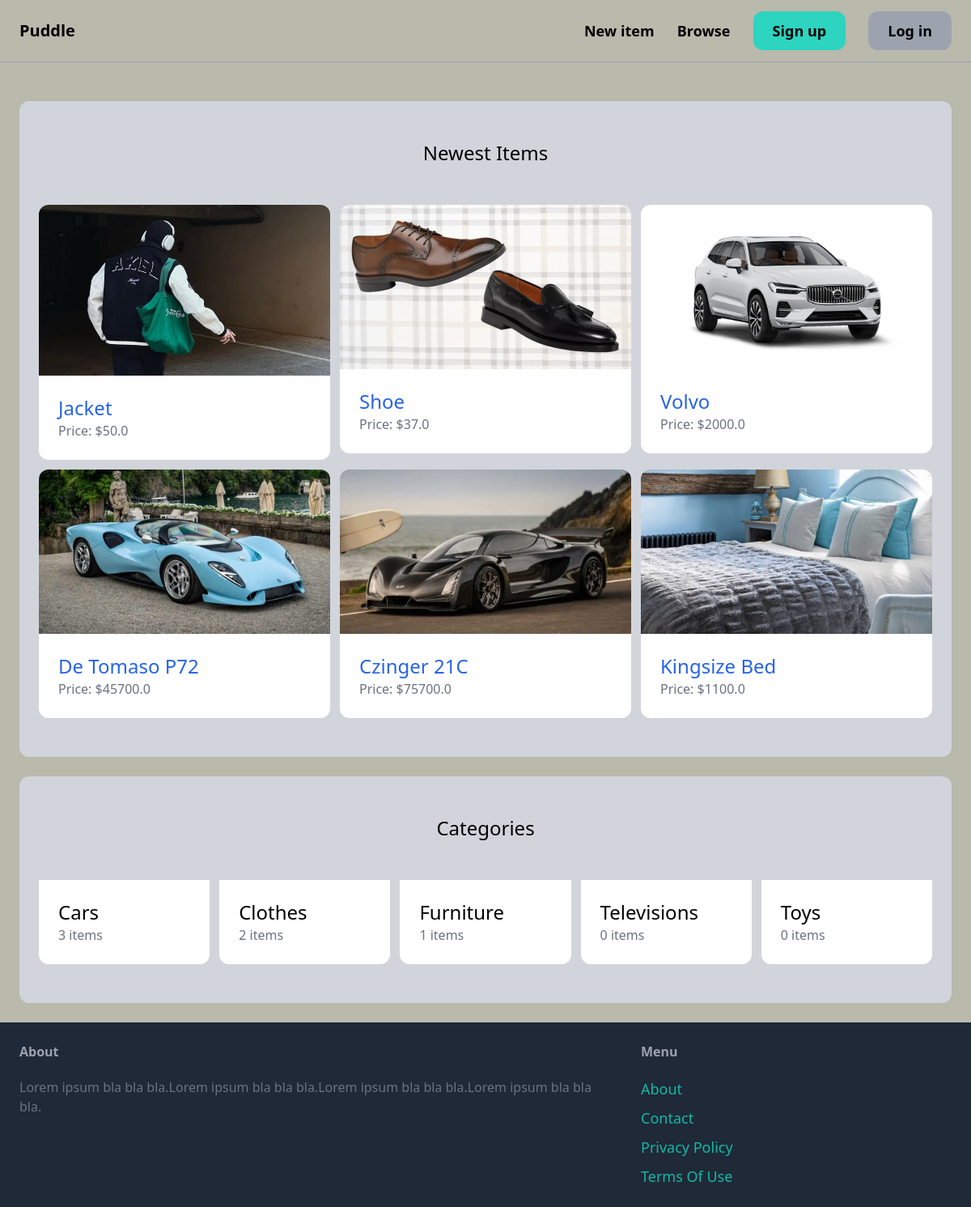
The page / on the database its author committed.
### items/models.py (models this page shows, shortened)
class Item(models.Model):
    cartegory = models.ForeignKey(Cartegory, related_name='items', on_delete=models.CASCADE)
    name = models.CharField(max_length=255)
    description = models.TextField(blank=True, null=True)
    price = models.FloatField()
    image = models.ImageField(upload_to='item_images', blank=True, null=True)
    is_sold = models.BooleanField(default=False)
    created_by = models.ForeignKey(User, related_name='items', on_delete=models.CASCADE)
    created_at = models.DateTimeField(auto_now_add=True)

class Cartegory(models.Model):
    name = models.CharField(max_length=255)
    class Meta:
        ordering = ('name',)
        verbose_name_plural = 'Categories'

### core/views.py (the view)
# urls.py: path('', views.index, name='index'),
def index(request):
    items = Item.objects.filter(is_sold=False) [0:20]
    categories = Cartegory.objects.all()
    return render(request, 'core/index.html',{
        'categories': categories,
        'items': items,
    })

### core/templates/core/index.html (shortened to what this page needs)
{% extends 'core/base.html' %}
{% block content %}
    <div class="mt-6 px-6 py-12 bg-gray-300 rounded-xl">
        <h2 class="mb-12 text-2xl text-center">Newest Items</h2>
        <div class="grid grid-cols-3 gap-3">
            {% for item in items %}
                <div>
                    <a href="{% url 'items:detail' item.id %}">
                        <div>
                            <img src="{{ item.image.url }}" class="rounded-t-xl">
                        </div>
                        <div class="p-6 bg-white rounded-b-xl">
                            <h2 class="text-blue-600 text-2xl no-underline hover:underline hover:text-red-500">{{ item.name }}</h2>
                            <p class="text-gray-500">Price: ${{ item.price }}</p>
                        </div>
                    </a>
                </div>
            {% endfor %}
        </div>
    </div>
    <div class="mt-6 px-6 py-12 bg-gray-300 rounded-xl">
        <h2 class="mb-12 text-2xl text-center">Categories</h2>
        <div class="grid grid-cols-5 gap-3">
            {% for category in categories %}
                <div>
                    <a href="#">
                        <div class="p-6 bg-white rounded-b-xl">
                            <h2 class="text-2xl">{{ category.name }}</h2>
                            <p class="text-gray-500">{{ category.items.count }} items</p>
                        </div>
                    </a>
                </div>
            {% endfor %}
        </div>
    </div>
{% endblock %}

### core/templates/core/base.html (style rules this page uses)
body { background-color: #b9b9ac; }

### rows shown on the page
Item: image (picture), name "Jacket", price "50.0"
Item: image (picture), name "Shoe", price "37.0"
Item: image (picture), name "Volvo", price "2000.0"
Item: image (picture), name "De Tomaso P72", price "45700.0"
Item: image (picture), name "Czinger 21C", price "75700.0"
Item: image (picture), name "Kingsize Bed", price "1100.0"
Cartegory: name "Cars", items.count "3"
Cartegory: name "Clothes", items.count "2"
Cartegory: name "Furniture", items.count "1"
Cartegory: name "Televisions", items.count "0"
Cartegory: name "Toys", items.count "0"
